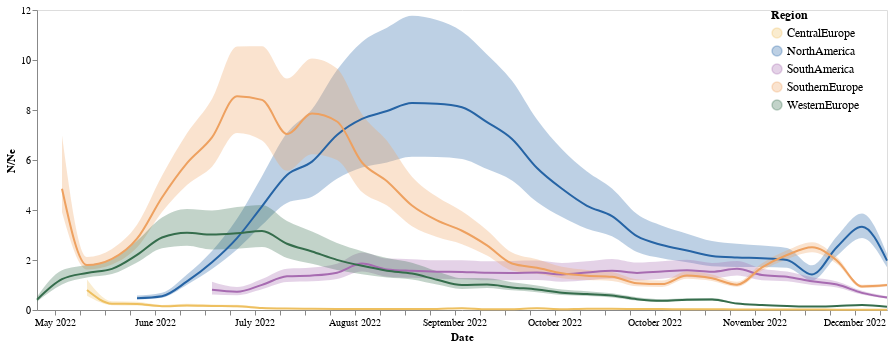

Notebook code cell kept with this figure:
### Code cell
band4 = alt.Chart(combined_ne_prev_df).mark_area(interpolate='monotone', opacity = 0.3 ,color = "#f58518").encode(
    alt.X('date:T', axis=alt.Axis(title="Date", grid=False,format="%B %Y")),
    alt.Y('n_div_ne_median_lower_95',axis=alt.Axis(title="", grid=False)),# scale=alt.Scale(domain=(0.6, 1.3))),
    alt.Y2('n_div_ne_median_upper_95' ),
    alt.Color("deme:N",legend=alt.Legend(title= "Region",offset = -120, labelFontSize = 12, titleFontSize = 12),  scale=alt.Scale(domain=domain, range=range_))
).properties(
    width=850,
    height=300)

line4 =alt.Chart(combined_ne_prev_df).mark_line(
    opacity=1, interpolate='monotone', color = "#f58518"
).encode(
    alt.X('date:T', axis=alt.Axis(title="", grid=False)),
    alt.Y('n_div_ne_median', axis=alt.Axis(title="N/Ne", grid=False)), 
    alt.Color("deme")
).properties(
    width=800,
    height=400).transform_filter(
    (datum.n_div_ne_median <18) & (datum.n_div_ne_median >0)
)

n_ne_ratio = band4+line4
n_ne_ratio

### Figure 1 — Vega-Lite specification as saved in the notebook (floating-point values rounded to 4 significant figures; data arrays with more than 128 entries replaced by an {"elided": "..."} marker saying what was removed)
{"config": {"view": {"continuousWidth": 400, "continuousHeight": 300}}, "layer": [{"mark": {"type": "area", "color": "#f58518", "interpolate": "monotone", "opacity": 0.3}, "encoding": {"color": {"field": "deme", "legend": {"labelFontSize": 12, "offset": -120, "title": "Region", "titleFontSize": 12}, "scale": {"domain": ["CentralEurope", "NorthAmerica", "SouthAmerica", "SouthernEurope", "WesternEurope"], "range": ["#EEC060", "#2664A5", "#A76BB1", "#EEA160", "#356D4C"]}, "type": "nominal"}, "x": {"axis": {"format": "%B %Y", "grid": false, "title": "Date"}, "field": "date", "type": "temporal"}, "y": {"axis": {"grid": false, "title": ""}, "field": "n_div_ne_median_lower_95", "type": "quantitative"}, "y2": {"field": "n_div_ne_median_upper_95"}}, "height": 300, "width": 850}, {"mark": {"type": "line", "color": "#f58518", "interpolate": "monotone", "opacity": 1}, "encoding": {"color": {"field": "deme", "type": "nominal"}, "x": {"axis": {"grid": false, "title": ""}, "field": "date", "type": "temporal"}, "y": {"axis": {"grid": false, "title": "N/Ne"}, "field": "n_div_ne_median", "type": "quantitative"}}, "height": 400, "transform": [{"filter": "((datum.n_div_ne_median < 18) && (datum.n_div_ne_median > 0))"}], "width": 800}], "data": {"name": "data-9427b0b8bde7c1a6cc6badfe42565c2d"}, "$schema": "https://vega.github.io/schema/vega-lite/v4.17.0.json", "datasets": {"data-9427b0b8bde7c1a6cc6badfe42565c2d": {"elided": "161 records"}}}
